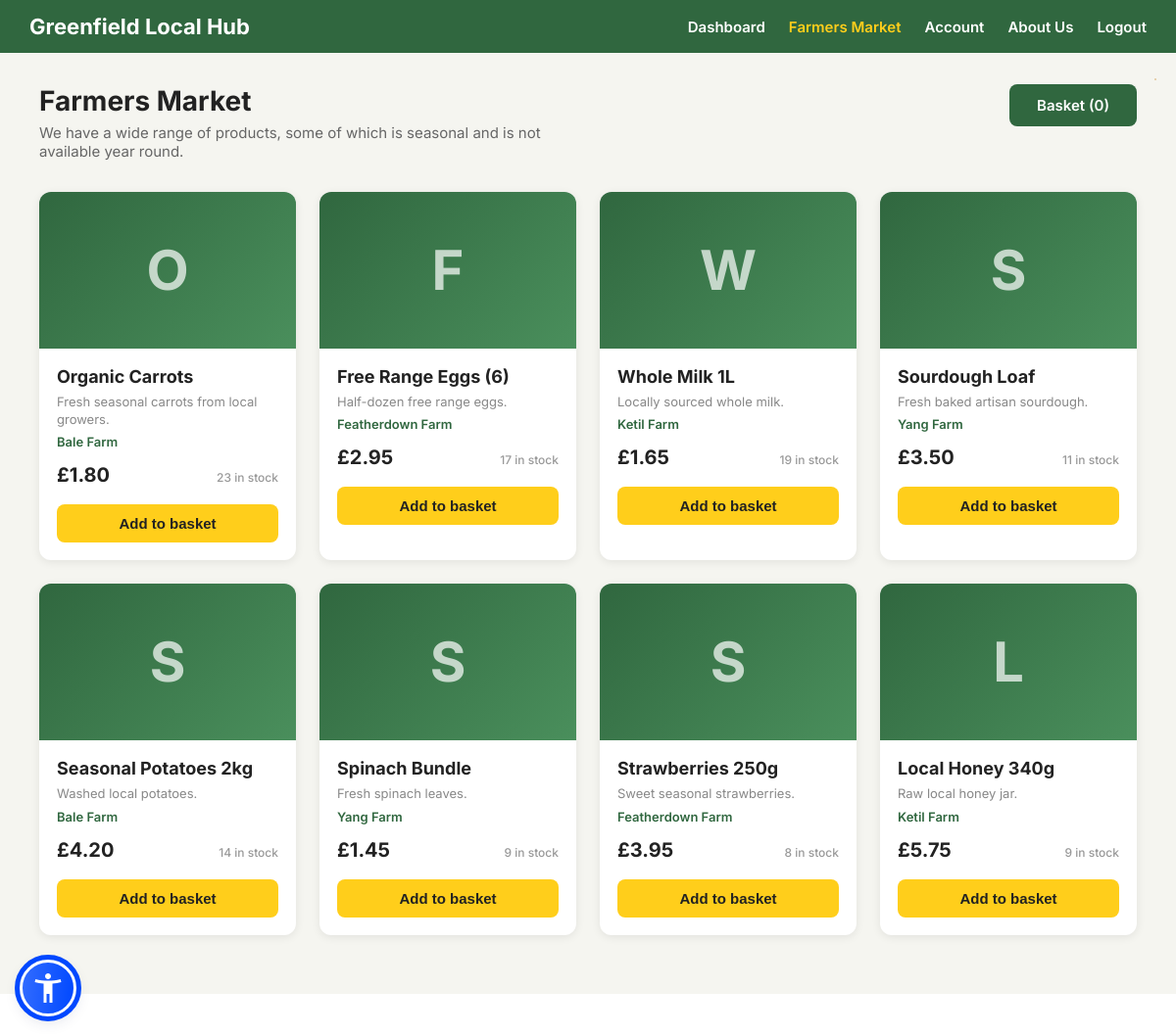
The page /customer/Farmers-Market (signed in) on the database as committed earlier.
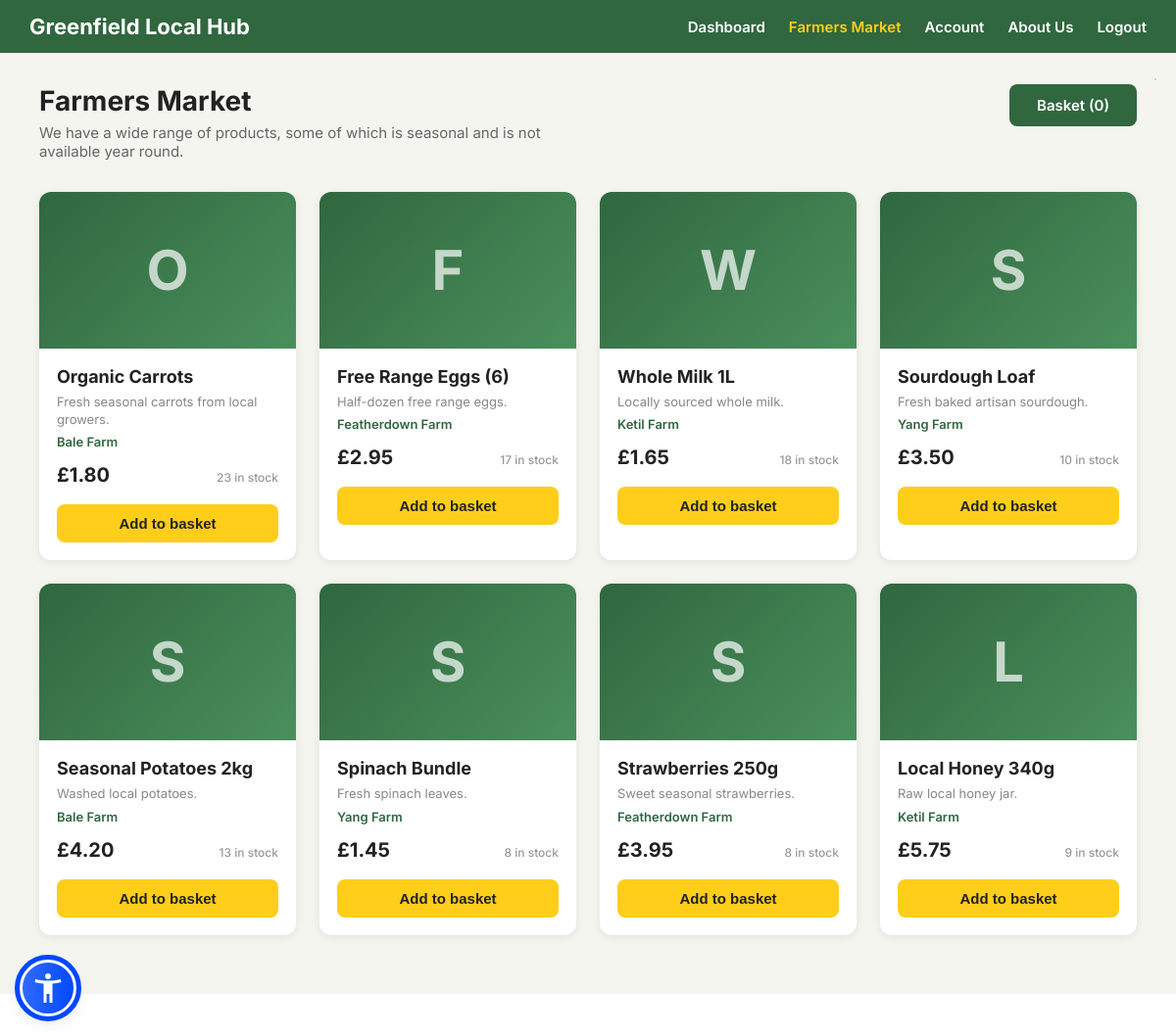
The same page on the database as committed later.
### models.py (models this page shows)
class Product(db.Model):
    __tablename__ = "products"
    product_id    = db.Column(db.Integer, primary_key=True)
    name          = db.Column(db.String(120), nullable=False)
    description   = db.Column(db.Text)
    price         = db.Column(Numeric(10, 2), nullable=False)
    stock         = db.Column(db.Integer, nullable=False, default=0)
    producer      = db.Column(SAEnum(Producers), nullable=False)
    created_at    = db.Column(db.DateTime, default=UTC_NOW)
    order_items = db.relationship("OrderItem", back_populates="product", cascade="all, delete-orphan")

### customer/routes.py (the view)
@bp.route("/Farmers-Market")
@login_required
def Farmers_Market():
    products = Product.query.filter(Product.stock > 0).all()
    return render_template("customer/Farmers-Market.html", products=products)

### app.py (called while the page is built)
@login_manager.user_loader
def load_user(user_id):
    return db.session.get(User, int(user_id))

@app.before_request
def _dump_routes_once():
    if not getattr(app, "_routes_dumped", False):
        print("\n=== ROUTES (endpoint -> url) ===")
        for r in app.url_map.iter_rules():
            print(f"{r.endpoint:25} -> {r.rule}")
        print("================================\n")
        app._routes_dumped = True

### templates/customer/Farmers-Market.html (shortened to what this page needs)
{% extends "base.html" %}
{% block extra_css %}
<link rel="stylesheet" href="{{ url_for('static', filename='css/customer/Farmers-Market.css') }}">
{% endblock %}
{% block content %}
<div class="hero">
    <div class="green-header">
        <div class="left-side">
            <h1>Greenfield Local Hub</h1>
        </div>
        <nav class="top-nav">
            <a href="{{ url_for('customer.customer_dashboard') }}">Dashboard</a>
            <a href="{{ url_for('customer.Farmers_Market') }}" class="active">Farmers Market</a>
            <a href="{{ url_for('auth.profile') }}">Account</a>
            <a href="{{ url_for('public.about_us') }}">About Us</a>
            <a href="{{ url_for('auth.logout') }}">Logout</a>
        </nav>
    </div>
    <div class="market-body">
        <div class="market-header">
            <div>
                <h2 class="market-title">Farmers Market</h2>
                <p class="market-subtitle">We have a wide range of products, some of which is seasonal and is not available year round.</p>
            </div>
            {% set basket = session.get('basket', {}) %}
            {% set basket_count = basket.values()|list|sum if basket else 0 %}
            <a href="{{ url_for('customer.checkout') }}" class="btn-basket">
                Basket ({{ basket_count }})
            </a>
        </div>
        {% if products %}
        <div class="product-grid">
            {% for product in products %}
            <div class="product-card">
                <div class="product-img" aria-hidden="true">
                    <span class="product-initial">{{ product.name[0] | upper }}</span>
                </div>
                <div class="product-info">
                    <h3 class="product-name">{{ product.name }}</h3>
                    {% if product.description %}
                    <p class="product-desc">{{ product.description | truncate(60) }}</p>
                    {% endif %}
                    <p class="product-source">{{ product.producer.value | replace('_', ' ') | title }}</p>
                    <div class="product-bottom">
                        <span class="product-price">£{{ "%.2f" | format(product.price) }}</span>
                        <span class="product-stock">{{ product.stock }} in stock</span>
                    </div>
                    <form method="POST" action="{{ url_for('customer.add_to_basket', product_id=product.product_id) }}">
                        <button type="submit" class="btn-add">Add to basket</button>
                    </form>
                </div>
            </div>
            {% endfor %}
        </div>
        {% else %}
        <div class="empty-state">
            <p>No products are available right now. Check back soon!</p>
        </div>
        {% endif %}
    </div>
</div>
{% endblock %}

### templates/base.html (shortened to what this page needs)
<!doctype html>
<html lang="en">
    <head>
        <link rel="stylesheet" href="{{ url_for('static', filename='css/global.css') }}">
        {% block extra_css %}{% endblock %}
    </head>
    <body>
        <div class="flash-container">
        </div>
        <main class="container">
            {% block content %}{% endblock %}
        </main>
        <footer class="silent-footer">©2026 GLH</footer>
    </body>
</html>

### static/css/global.css (style rules this page uses)
div, a { font-family: 'Inter', sans-serif; }
html, body { margin: 0; padding: 0; font-family: 'Inter', sans-serif; background-image: #000; }
.silent-footer { width: 100%; text-align: center; color: #ffffff; font-size: 15px; opacity: 0.85; padding: 12px 0; }
.flash-container { position: fixed; top: 80px; right: 20px; max-width: min(360px, 92vw); background: #FFCE1B; color: #fff; border-radius: 15px; border: 1px solid #D9BB9B; z-index: 9999; }

### static/css/customer/Farmers-Market.css (style rules this page uses)
.hero { min-height: 100vh; width: 100%; background: #f5f5f0; display: flex; flex-direction: column; }
.green-header { background: #30673F; display: flex; align-items: center; justify-content: space-between; padding: 14px 30px; position: sticky; top: 0; z-index: 100; }
.green-header .left-side h1 { margin: 0; font-size: 22px; color: #ffffff; font-weight: 700; }
.top-nav { display: flex; gap: 24px; align-items: center; }
.top-nav a { color: #ffffff; font-weight: 600; text-decoration: none; font-size: 15px; transition: color 0.2s; }
.top-nav a:hover, .top-nav a.active { color: #FFCE1B; }
.market-body { flex: 1; padding: 32px 40px 60px; max-width: 1400px; margin: 0 auto; width: 100%; box-sizing: border-box; }
.market-header { display: flex; align-items: flex-start; justify-content: space-between; margin-bottom: 32px; flex-wrap: wrap; gap: 16px; }
.market-title { font-size: 28px; font-weight: 700; color: #222; margin: 0 0 6px; }
.market-subtitle { font-size: 15px; color: #666; margin: 0; max-width: 520px; }
.btn-basket { display: inline-block; background: #30673F; color: #fff; padding: 12px 28px; border-radius: 8px; font-size: 15px; font-weight: 600; text-decoration: none; transition: background 0.2s; white-space: nowrap; }
.product-grid { display: grid; grid-template-columns: repeat(auto-fill, minmax(240px, 1fr)); gap: 24px; }
.product-card { background: #fff; border-radius: 12px; overflow: hidden; box-shadow: 0 2px 10px rgba(0, 0, 0, 0.08); display: flex; flex-direction: column; transition: transform 0.2s, box-shadow 0.2s; }
.product-img { height: 160px; background: linear-gradient(135deg, #30673F 0%, #4a8f5c 100%); display: flex; align-items: center; justify-content: center; }
.product-initial { font-size: 56px; font-weight: 700; color: rgba(255, 255, 255, 0.7); user-select: none; }
.product-info { padding: 18px; display: flex; flex-direction: column; gap: 6px; flex: 1; }
.product-name { font-size: 18px; font-weight: 700; color: #222; margin: 0; }
.product-desc { font-size: 13px; color: #888; margin: 0; line-height: 1.4; }
.product-source { font-size: 13px; color: #30673F; font-weight: 600; margin: 0; }
.product-bottom { display: flex; align-items: baseline; justify-content: space-between; margin-top: 8px; }
.product-price { font-size: 20px; font-weight: 700; color: #222; }
.product-stock { font-size: 12px; color: #999; font-weight: 500; }
.btn-add { margin-top: 12px; width: 100%; background: #FFCE1B; color: #222; border: none; padding: 11px 0; border-radius: 8px; font-size: 15px; font-weight: 700; cursor: pointer; transition: background 0.2s; }
.flash-container { position: fixed; top: 80px; right: 20px; max-width: min(360px, 92vw); background: #FFCE1B; color: #fff; border-radius: 15px; border: 1px solid #D9BB9B; z-index: 9999; }

Rows that differ between the two databases and show on the page:
changed Product "Whole Milk 1L": stock "19" → "18"
changed Product "Sourdough Loaf": stock "11" → "10"
changed Product "Seasonal Potatoes 2kg": stock "14" → "13"
changed Product "Spinach Bundle": stock "9" → "8"
